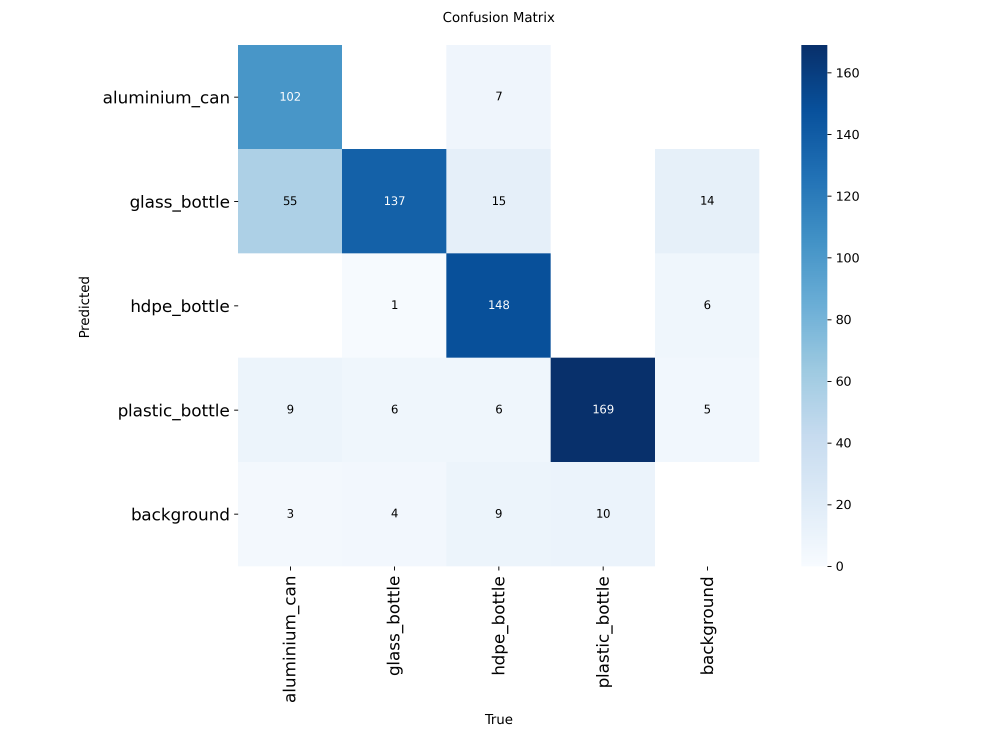
#> input picture evaluations/yolo-original-val-conf050.png, 3000 x 2250 px (shown at 1/3 size)
$ python -i prepare_tuning_data.py   (imports and definitions only)
#> lines starting #> are read from the running program, lines starting #| are printed output that depends on the picture
"""Restore audited data and gate new, independently reviewed YOLO tuning intake.

This command never trains a model or approves annotations on a reviewer's behalf.
"""

import argparse
import hashlib
import json
import math
import shutil
import textwrap
from collections import Counter
from pathlib import Path

import yaml
from prepare_broad_waste import LABELS

FOCUS = ("cardboard", "plastic_wrapper", "paper", "drink_carton")
TRAIN_TARGET = dict(zip(FOCUS, (150, 100, 100, 100)))
SPLITS = ("train", "val", "test")


def read(path):
    return json.loads(path.read_text(encoding="utf-8"))


def write(path, value):
    path.parent.mkdir(parents=True, exist_ok=True)
    path.write_text(json.dumps(value, indent=2, ensure_ascii=False) + "\n", encoding="utf-8")


def digest(path):
    return hashlib.sha256(path.read_bytes()).hexdigest()


# [30 lines left out: functions inside, validate_boxes, not called in this run]


def restore(source, output, labels=LABELS):
    """Rebase split lists without changing source bytes, splits, or active sampling."""
    source, output = source.resolve(), output.resolve()
    if output.exists() or output.is_relative_to(source) or source.is_relative_to(output):
        raise ValueError("Choose a new output separate from the source")
    manifest = read(source / "manifest.json")
    if manifest["labels"] != list(labels):
        raise ValueError("Unexpected dataset taxonomy")
    images = {}
    for row in manifest["records"]:
        image = inside(source, row["image"])
        if row["split"] not in SPLITS or image.parent != source / "images" / row["split"]:
            raise ValueError("Image path and split disagree")
        if row["image"] in images or digest(image) != row["prepared_sha256"]:
            raise ValueError("Duplicate image or checksum mismatch")
        label = inside(source, f"labels/{row['split']}/{image.stem}.txt")
        actual = [list(map(float, line.split())) for line in label.read_text().splitlines() if line.strip()]
        if len(actual) != len(row["boxes"]) or any(
            len(a) != 5 or len(b) != 5 or any(not math.isfinite(x) or abs(x - y) > 1e-7 for x, y in zip(a, b))
            for a, b in zip(actual, row["boxes"])
        ):
            raise ValueError("Stored labels differ from manifest")
        images[row["image"]] = (image, label)
    lists = {}
    for name in ("train.txt", "val.txt", "test.txt", "train-full.txt"):
        path = source / name
        if not path.exists() and name == "train-full.txt":
            continue
        entries = []
        for line in path.read_text().splitlines():
            # Legacy lists carry absolute paths from the original monorepo.
            parts = line.replace("\\", "/").rsplit("/images/", 1)
            if len(parts) != 2:
                raise ValueError("Cannot relocate split-list entry")
            relative = "images/" + parts[1]
            if relative not in images or images[relative][0].parent.name != name.split("-")[0].split(".")[0]:
                raise ValueError("Unknown or wrong-split list entry")
            entries.append(relative)
        if len(entries) != len(set(entries)):
            raise ValueError("Duplicate split-list entry")
        expected = {r["image"] for r in manifest["records"] if r["split"] == name.split("-")[0].split(".")[0]}
        if not set(entries) <= expected or (name != "train.txt" and set(entries) != expected):
            raise ValueError("Split-list membership differs from manifest")
        lists[name] = entries
    config = yaml.safe_load((source / "data.yaml").read_text())
    names = config.get("names")
    if isinstance(names, dict):
        names = [names.get(i) for i in range(len(labels))]
    if names != list(labels) or any(config.get(s) != s + ".txt" for s in SPLITS):
        raise ValueError("Dataset YAML taxonomy or split lists differ")
    output.mkdir(parents=True)
    for relative, (image, label) in images.items():
        target = inside(output, relative)
        target.parent.mkdir(parents=True, exist_ok=True)
        shutil.copyfile(image, target)
        label_target = output / "labels" / image.parent.name / label.name
        label_target.parent.mkdir(parents=True, exist_ok=True)
        shutil.copyfile(label, label_target)
    # Preserve provenance bytes, reviews, notices, and balancing metadata.
    for path in source.iterdir():
        if path.is_file() and path.name not in lists and path.name != "data.yaml":
            shutil.copyfile(path, output / path.name)
    for name, entries in lists.items():
        (output / name).write_text("".join((output / entry).as_posix() + "\n" for entry in entries), encoding="utf-8")
    config["path"] = output.as_posix()
    (output / "data.yaml").write_text(yaml.safe_dump(config, sort_keys=False), encoding="utf-8")
    report = {
        "source_manifest_sha256": digest(source / "manifest.json"),
        "restored_manifest_sha256": digest(output / "manifest.json"),
        "images": len(images),
        "split_list_counts": {k: len(v) for k, v in lists.items()},
        "changed": ["data.yaml path", "absolute split-list roots"],
        "new_training_photos": 0,
        "new_holdout_photos": 0,
    }
    write(output / "relocation.json", report)
    return report


# [363 lines left out: functions stage_review, readiness, build, main, not called in this run]


# [2 lines not run here, left out]

>>> import cv2
>>> picture = cv2.imread('../evaluations/yolo-original-val-conf050.png', cv2.IMREAD_GRAYSCALE)
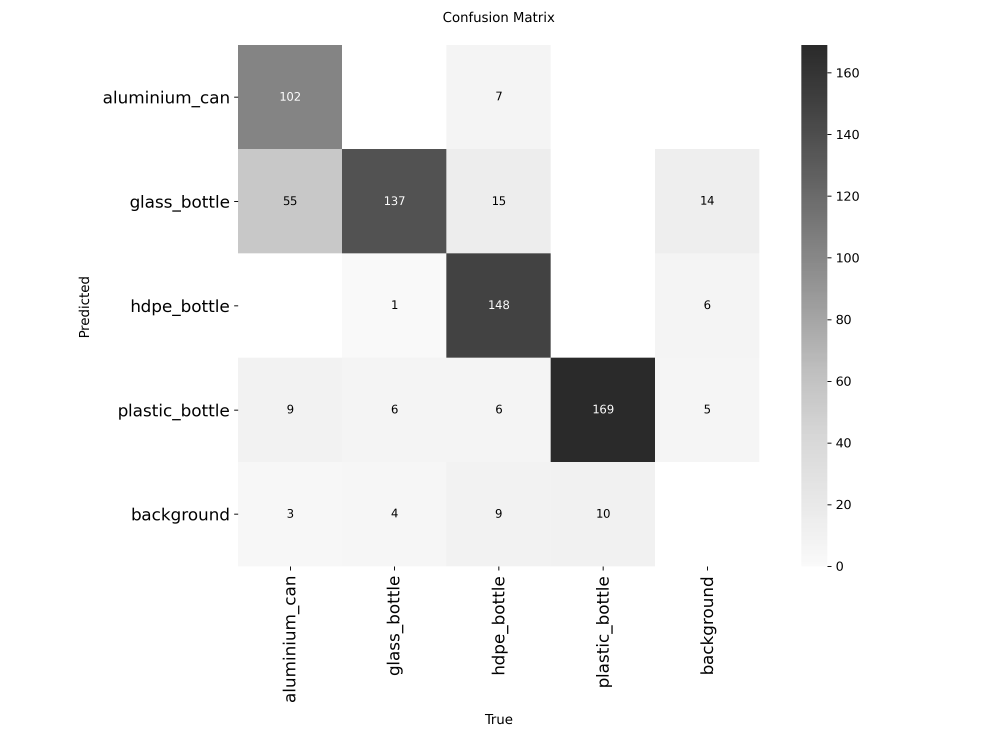
#> picture: shape (2250, 3000) (shown at 1/3 size); min 0, max 255, mean 238.4
>>> result = restore(picture, 'out.png')
#> (the run stopped early here; a loop or call above may not have finished)

$ run again, on evaluations/broad-waste-v1-val-conf050-confusion_matrix_normalized.png
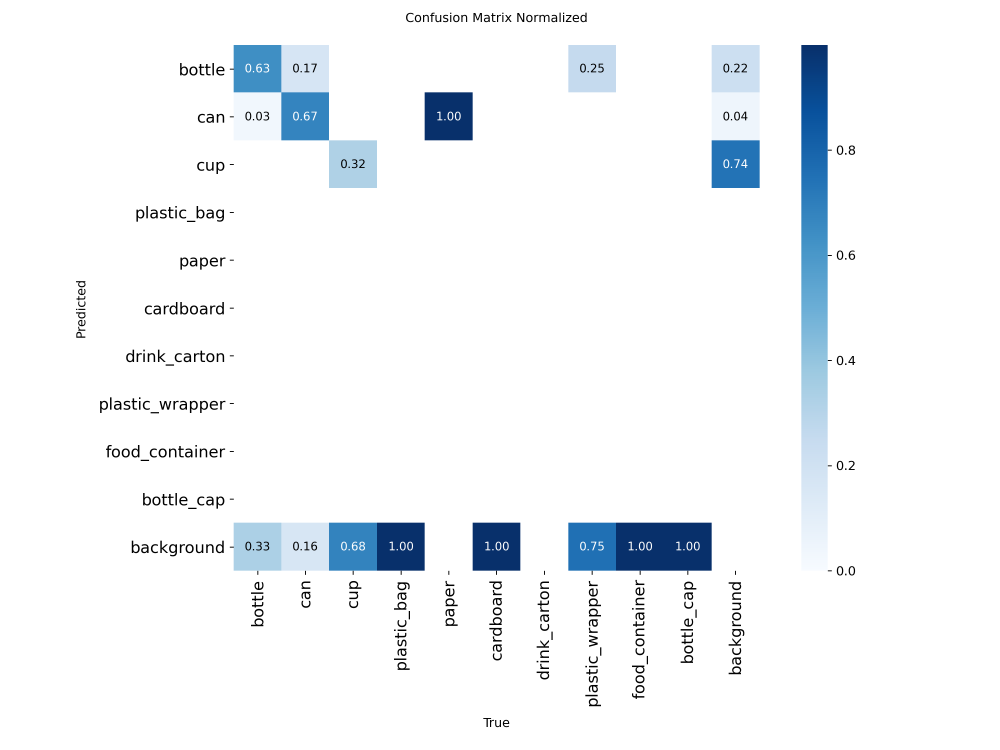
#> input picture evaluations/broad-waste-v1-val-conf050-confusion_matrix_normalized.png, 3000 x 2250 px (shown at 1/3 size)
#> `picture = cv2.imread('../evaluations/yolo-original-val-conf050.png', c..`:
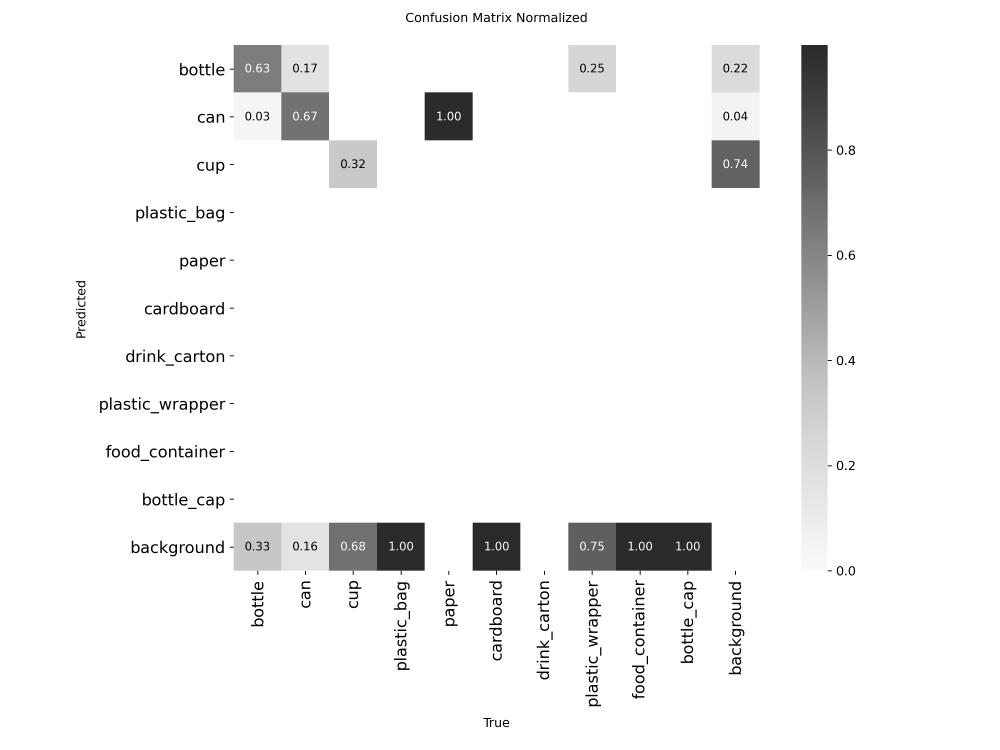
#> picture: shape (2250, 3000) (shown at 1/3 size); min 0, max 255, mean 244.6

$ run again, on evaluations/broad-waste-v2-yolo11s-val-conf050-confusion_matrix.png
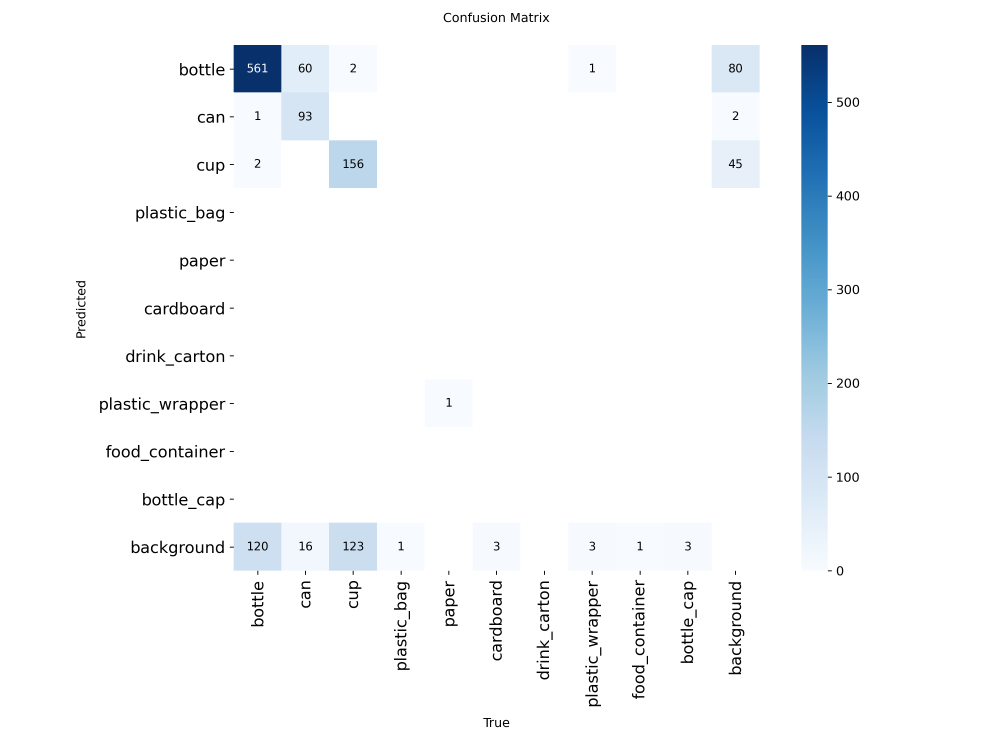
#> input picture evaluations/broad-waste-v2-yolo11s-val-conf050-confusion_matrix.png, 3000 x 2250 px (shown at 1/3 size)
#> `picture = cv2.imread('../evaluations/yolo-original-val-conf050.png', c..`:
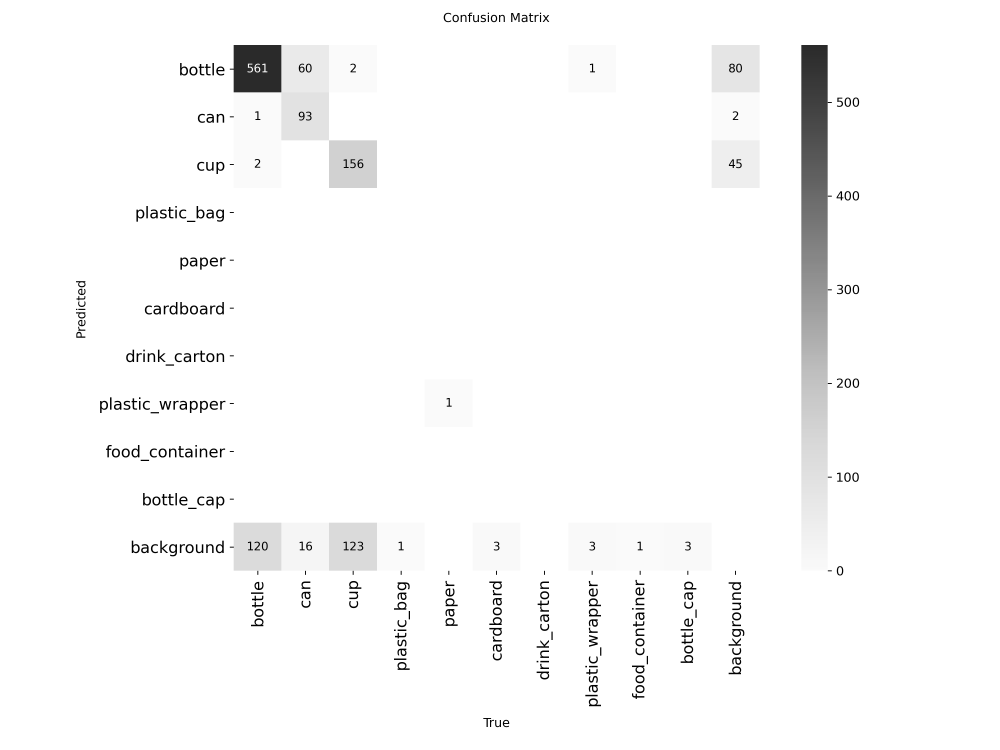
#> picture: shape (2250, 3000) (shown at 1/3 size); min 0, max 255, mean 249.2
